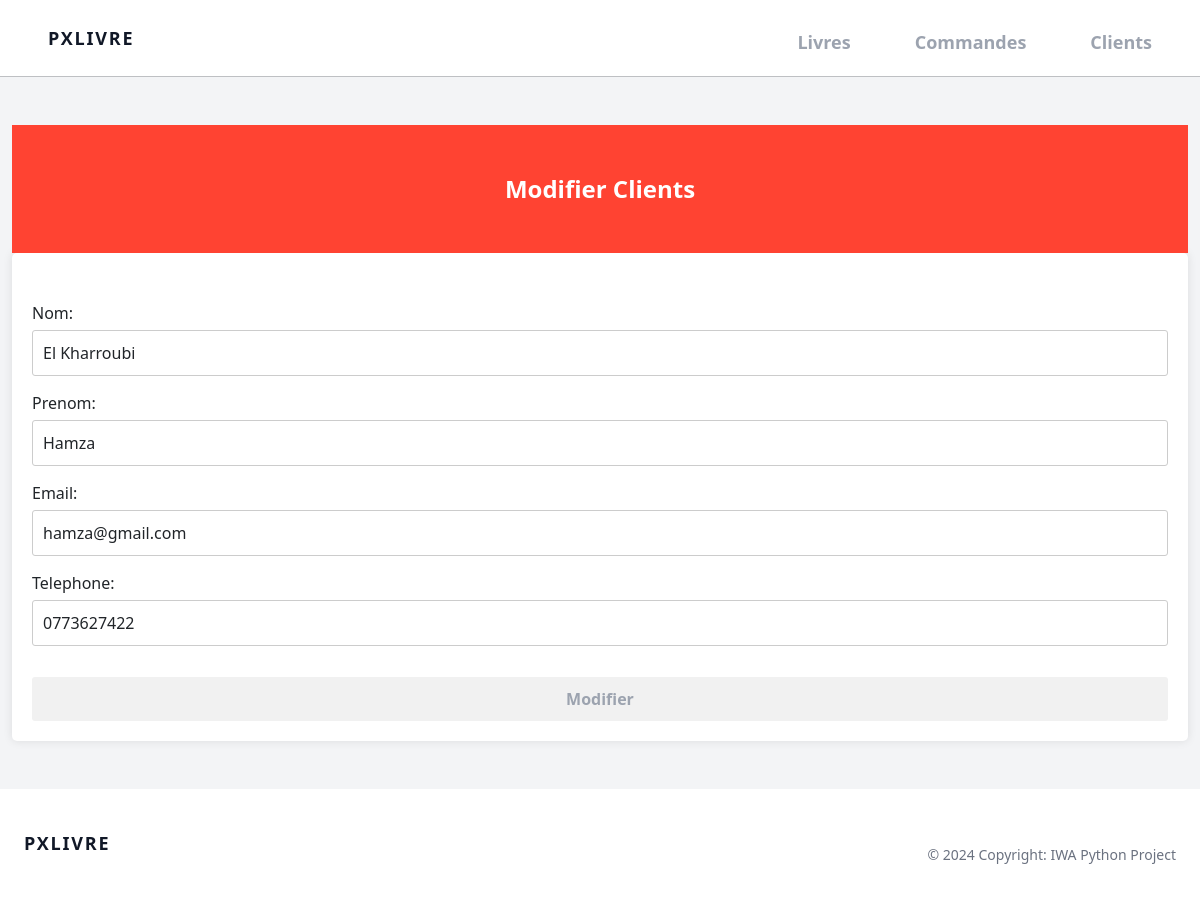
/client/modifier_client/2/, run on the app's committed database.
### Client/models.py (models this page shows, shortened)
class Client(models.Model):
    nom = models.CharField(max_length=30, null=True)
    prenom = models.CharField(max_length=30, null=True)
    email = models.EmailField()
    telephone = models.CharField(max_length=26)
    dateCreation = models.DateField(auto_now_add=True)

### Client/views.py (the view)
# urls.py: path('modifier_client/<int:pk>/', views.modifier_client, name='modifier_client'),
def modifier_client(request, pk):
    client = get_object_or_404(Client, id=pk)
    if request.method == 'POST':
        form = ClientForm(request.POST, request.FILES, instance=client)
        if form.is_valid():
            form.save()
            return redirect('list_clients')
    else:
        form = ClientForm(instance=client)
    context = {'form': form}
    return render(request, 'client/modifier_client.html', context)

### Client/forms.py
class ClientForm(ModelForm):
    class Meta:
        model = Client
        fields = ['nom', 'prenom', 'email', 'telephone']

### templates/client/modifier_client.html (shortened to what this page needs)
{% extends 'main.html'%}
{%block contenu %}
<div class='flex justify-center py-12 mt-5 relative'
		style="background-color: #ff4332;">
		<p class='text-xl sm:text-2xl font-bold text-white'>Modifier Clients</p>
	</div>
<form method="post" class="pt-5" enctype="multipart/form-data">
    {{ form.as_p }}
    <div class="flex items-center justify-center mt-3">
        <button type="submit"
            class="btn-m  w-full font-semibold  text-gray-400 hover:text-white duration-300 transform focus:text-white"
            >Modifier</button></div>
</form>
{%endblock%}

### static/css/main.css (style rules this page uses)
form { background-color: #fff; padding: 20px; border-radius: 5px; box-shadow: 0 0 10px rgba(0,0,0,0.1); margin: 0 auto; }
input[type="text"], textarea, select ,input[type="number"],input[type="datetime-local"],input[type="email"] { width: 100%; padding: 10px; margin-top: 5px; margin-bottom: 15px; border: 1px solid #ccc; border-radius: 3px; box-sizing: border-box; }
.btn-m { background-color:#f1f1f1 ; padding: 10px 20px; border: none; border-radius: 3px; cursor: pointer; }

### data on the page
Client: nom "El Kharroubi", prenom "Hamza", email "hamza@gmail.com", telephone "0773627422"
